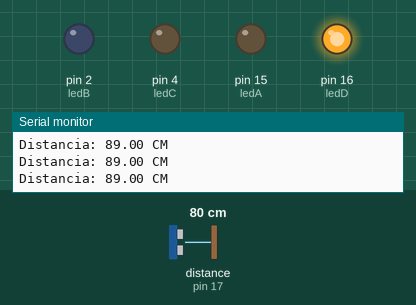
The sketch below on a simulated Arduino Uno, built with avr-gcc and run on an emulated ATmega328P. Parts: output pins drawn as LEDs (lit = HIGH), the last lines printed to the serial monitor. Wiring (inferred from the names in the program): ultrasonic range finder: trigger pin 18; echo pin 17. The test bench sets the inputs (shaded band); at power-on: distance to the obstacle (sensor on pin 17) 80 cm. The echo pulse lasts 58.3 µs per cm; pins used as bus, display or sensor lines are not drawn.

Above: at 1.3 s.
1.4 s: distance to the obstacle (sensor on pin 17) set to 17 cm
3.2 s: distance to the obstacle (sensor on pin 17) set to 13 cm
At 5.1 s:
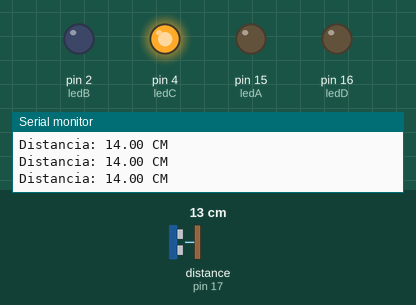
5.5 s: distance to the obstacle (sensor on pin 17) set to 9 cm
At 6.8 s:
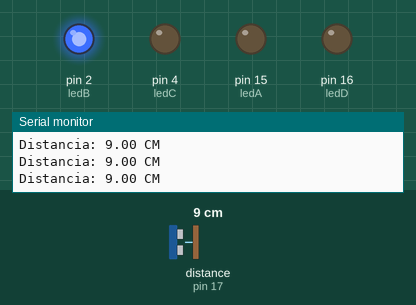
7.5 s: distance to the obstacle (sensor on pin 17) set to 7 cm
9.2 s: distance to the obstacle (sensor on pin 17) set to 4 cm
At 10.3 s:
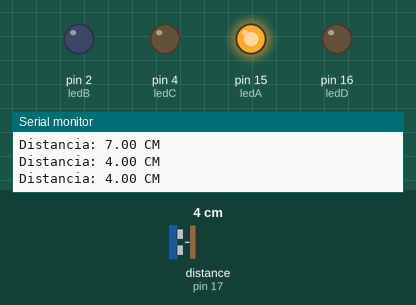
11.5 s: distance to the obstacle (sensor on pin 17) set to 2 cm
At 13.2 s:
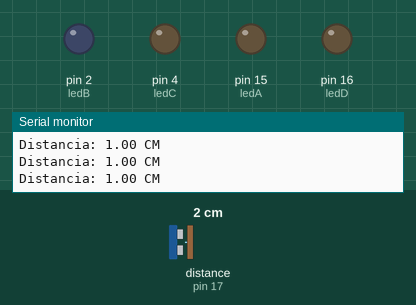
Timing chart, 0 to 14.5 s (numbered marks = the images above; inputs shaded):
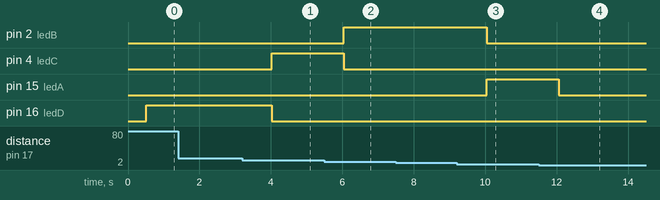

Measured:
- the behaviour switches between 15 and 14 cm on distance to the obstacle (sensor on pin 17) (found by bisection; images 0 and 1)
- the behaviour switches between 11 and 10 cm on distance to the obstacle (sensor on pin 17) (found by bisection; images 1 and 2)
- the behaviour switches between 6 and 5 cm on distance to the obstacle (sensor on pin 17) (found by bisection; images 2 and 3)
- after the input at 3.2 s, pin 4 (ledC): LOW → HIGH after 0.83 s; pin 16 (ledD): HIGH → LOW after 0.83 s
- after the input at 5.5 s, pin 2 (ledB): LOW → HIGH after 0.53 s; pin 4 (ledC): HIGH → LOW after 0.53 s
- after the input at 9.2 s, pin 2 (ledB): HIGH → LOW after 0.85 s; pin 15 (ledA): LOW → HIGH after 0.85 s
- after the input at 11.5 s, pin 15 (ledA): HIGH → LOW after 0.55 s

The sketch:

sketch_apr29a.ino
```cpp
long tiempo;
float distancia;
const int echo = 17;
const int trig = 18;

int ledA = 15;
int ledB = 2;
int ledC = 4;
int ledD = 16;

void setup() {

  pinMode(trig, OUTPUT);
  pinMode(echo, INPUT);
  pinMode(ledA, OUTPUT);
  pinMode(ledB, OUTPUT);
  pinMode(ledC, OUTPUT);
  pinMode(ledD, OUTPUT);

  Serial.begin(9600);

}

void loop() {

  digitalWrite(trig, LOW);
  delayMicroseconds(1);
  digitalWrite(trig, HIGH);
  delayMicroseconds(10);
  digitalWrite(trig, LOW);
  tiempo = pulseIn(echo, HIGH);
  distancia = tiempo / 52;
  Serial.print("Distancia: ");
  Serial.print(distancia);
  Serial.println(" CM");
  delay(500);

  digitalWrite(ledA, LOW);
  digitalWrite(ledB, LOW);
  digitalWrite(ledC, LOW);
  digitalWrite(ledD, LOW);

  if(distancia > 1 && distancia <= 5){
      digitalWrite(ledA, HIGH);
      digitalWrite(ledB, LOW);
      digitalWrite(ledC, LOW);
      digitalWrite(ledD, LOW);
  }

  else if(distancia >= 6 && distancia <= 10){
      digitalWrite(ledA, LOW);
      digitalWrite(ledB, HIGH);
  }

  else if (distancia >= 11 && distancia <= 15){
     digitalWrite(ledC, HIGH);
     digitalWrite(ledB, LOW);
     digitalWrite(ledA, LOW);
     digitalWrite(ledD, LOW);
  }

  else if (distancia >= 16){
     digitalWrite(ledD, HIGH);
     digitalWrite(ledC, LOW);
     digitalWrite(ledB, LOW);
     digitalWrite(ledA, LOW);
  }

}
```
